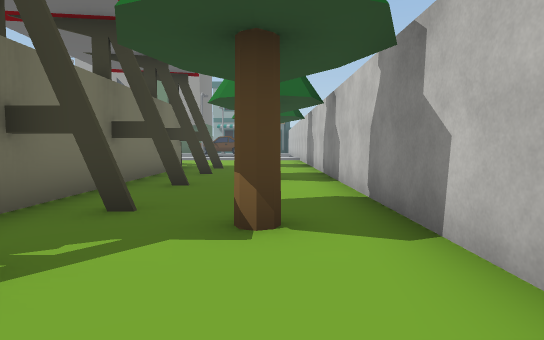
[1] (above)

24 first-person views from a walk through a scene from a Unity 3-D project. The camera is 1.4 m above the floor, tilts 4° down and sees 75° across. The floor is counted in squares, 2 m on a side. Each view is taken from the middle of a square. On the plan, view 1 faces up. The plan holds only what a view shows up to about 11 squares ahead; the rest is blank. The place goes on beyond the plan. Some surface patterns are stand-ins.

[2]
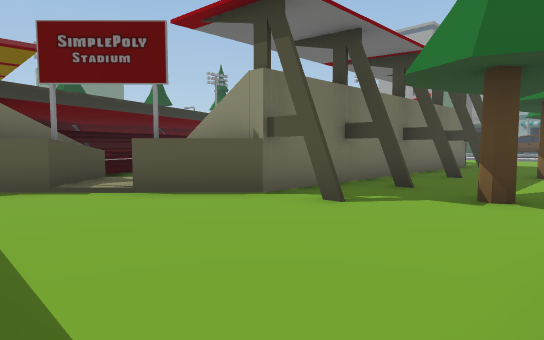

[3]
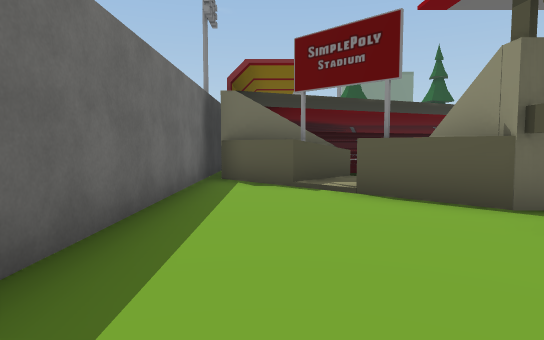

[4]
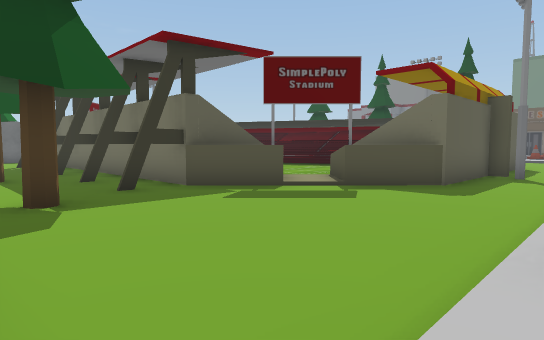

[5]
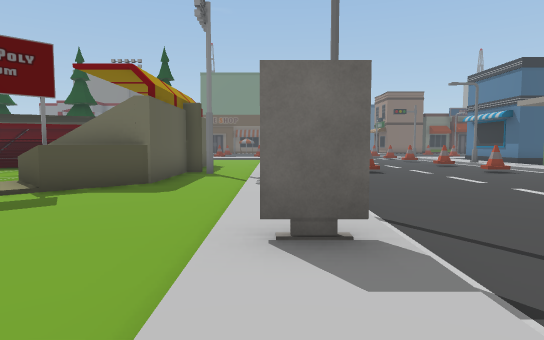

[6]
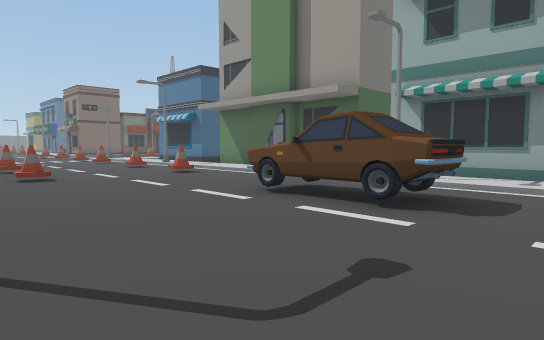

[7]
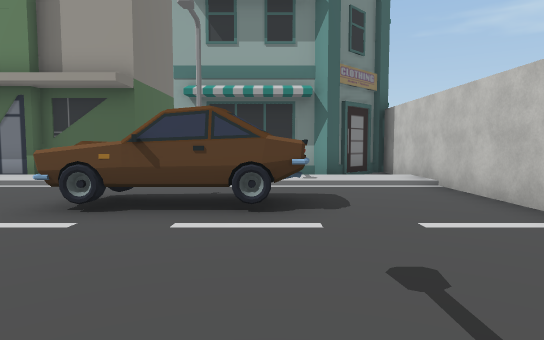

[8]
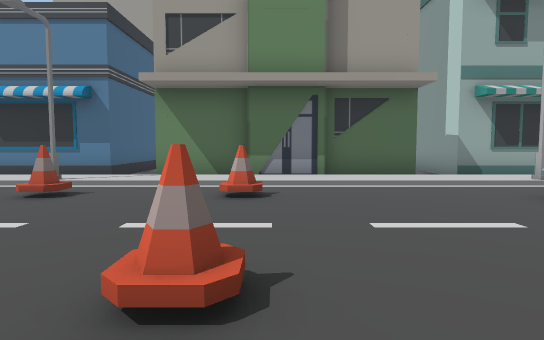

[9]
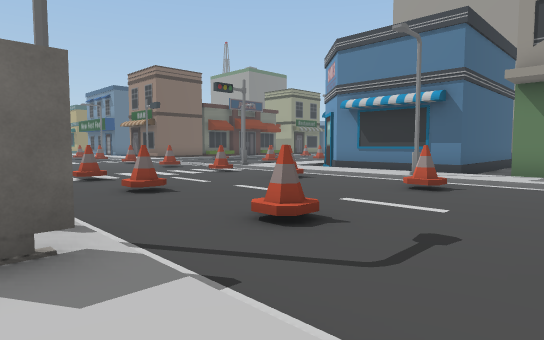

[10]
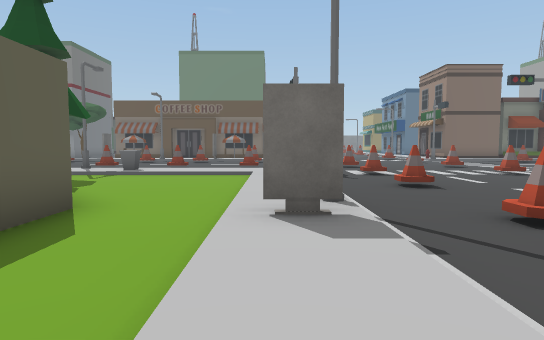

[11]
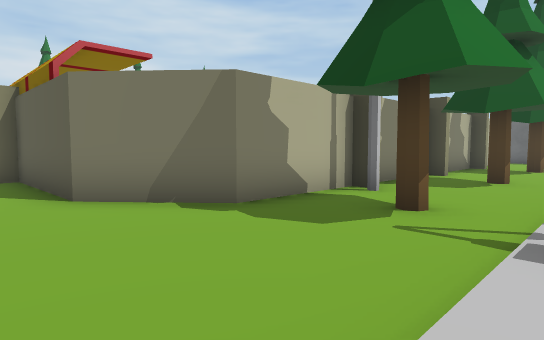

[12]
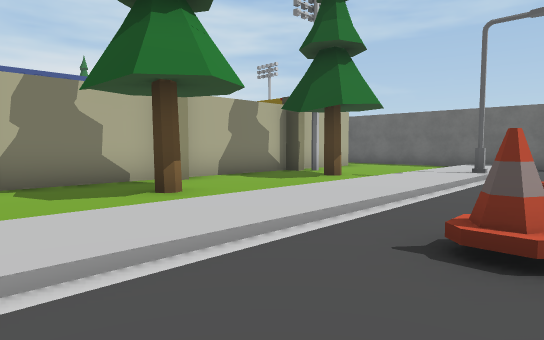

[13]
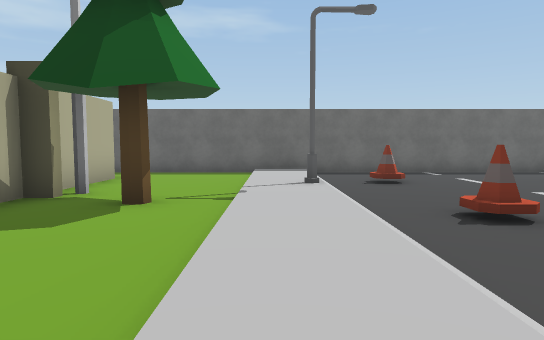

[14]
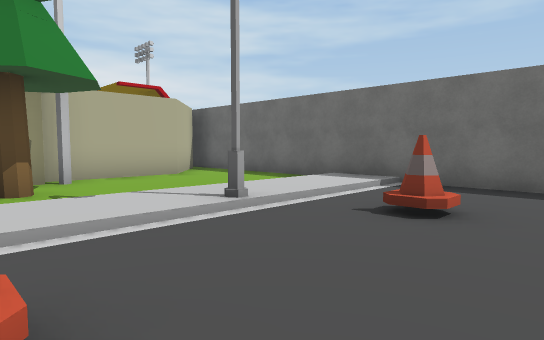

[15]
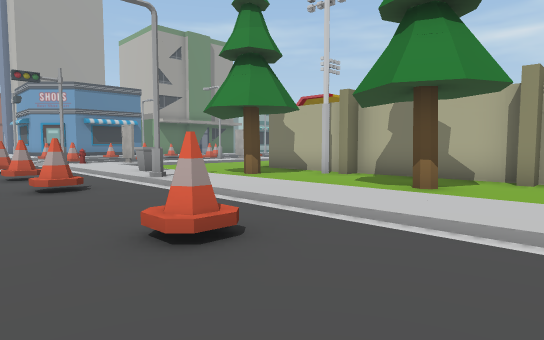

[16]
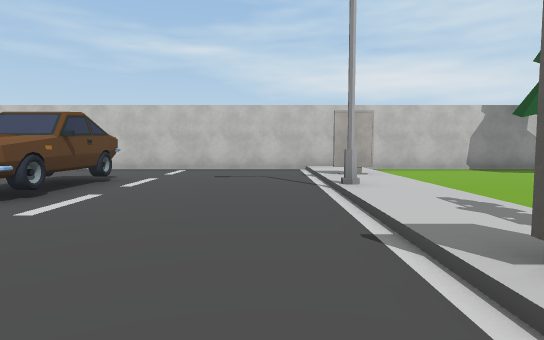

[17]
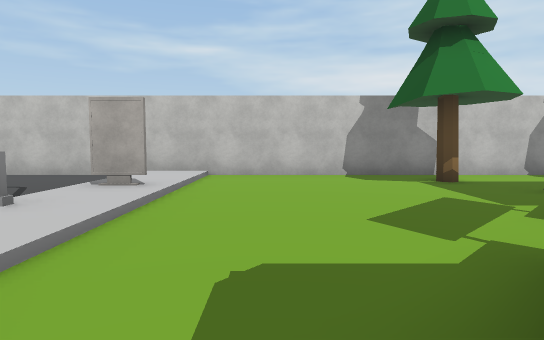

[18]
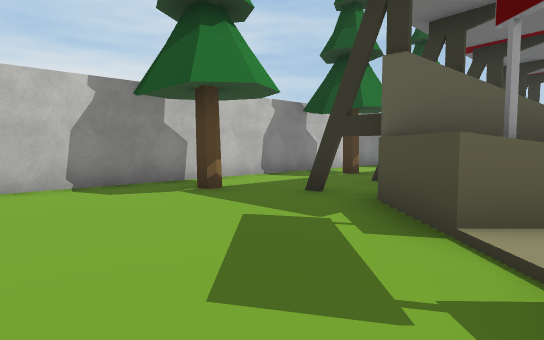

[19]
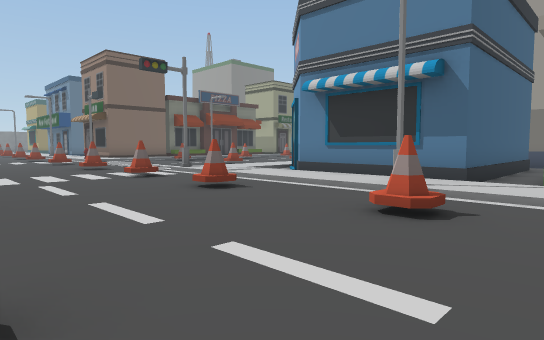

[20]
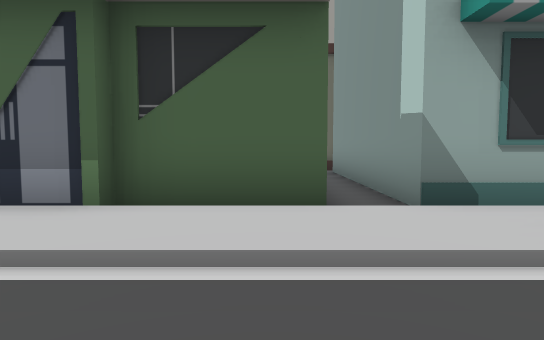

[21]
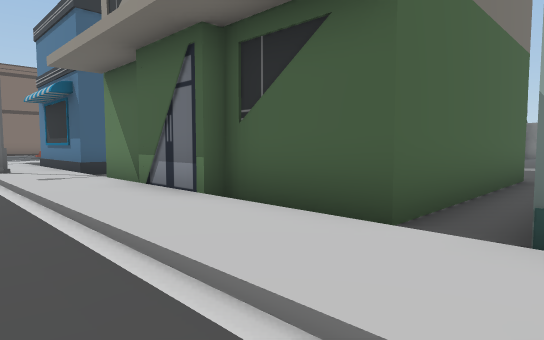

[22]
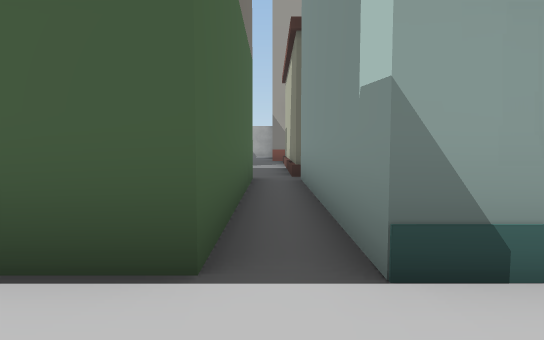

[23]
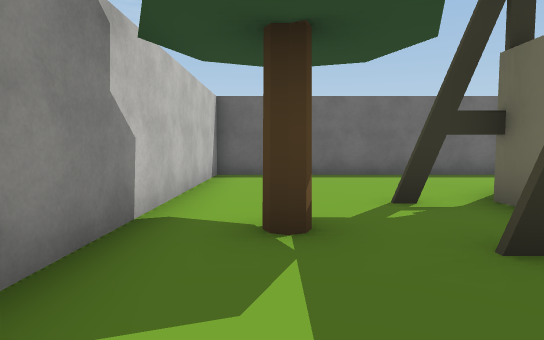

[24]
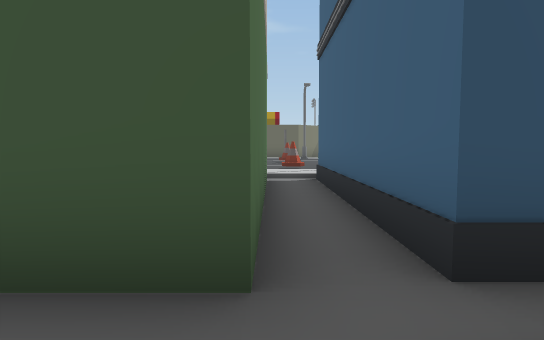

### Floor plan
Key: @ floor where view 1 was taken; # wall or solid block; x gap in a wall; . main floor; : floor 0.25 m higher than the main floor; / step, stairs or slope; = window, fence, low wall or low ledge; ^ raised ledge; T tree; C cone; S streetlight; B billboard; U building; O other object.
Columns run from 23 left of view 1 to 2 right of it. Each row starts with its distance up from view 1.
 34           U.      .U
 33           ...     .U
 32           xUU    U.U
 31           ^U     U.U
 30           ^U     U.U
 29           ^U     U.U    U
 28      #    ^U     U.U   U.#
 27     :.####xUUUUUUU.UUUU  #
 26    /:::::::::::::::::::::#
 25   .#//////S/////////S////#
 24  C..C..C..C../C..........#
 23 ..................OOOO...#
 22 ....................O....#
 21   .......................#
 20    .C..C..C...C..........#
 19     .....................#
 18        ///S/////////S////#
 17    /: ::::B:::::B::::B:::#
 16   C/:....................#
 15  ../:.........#..........#
 14  C//:....#########.......#
 13  ../O...##       ^#......#
 12  ../:.T.#        ^#^...T.#
 11  .CS:...#         ^^##...#
 10  ../:...#           #....#
  9 .../:...#    ^.     ##...#
  8 .../:...#           #....#
  7 .C//:.T.#           #..T.#
  6 .../:...#           ##...#
  5 .../:...#           #....#
  4 ..C/:...#           ##...#
  3 .../:.T.#           #..T.#
  2 .../:...#     ##^ ^###...#
  1 ...S:...#     ##^=^^.....#
  0 .C//:...##      #^:/...@.#
 -1 .../:....##     #^#......#
 -2 .../:.....#     #........#
 -3 ###########     ##########

Positions as (right, up) in squares from view 1, and headings:
1: (0, 0), facing up
2: (1, -2), facing up-left
3: (1, -1), facing left
4: (1, 17), facing down-left
5: (1, 17), facing left
6: (0, 18), facing up-left
7: (-2, 18), facing up
8: (-9, 18), facing up
9: (-10, 17), facing up-left
10: (-9, 17), facing left
11: (-19, 16), facing down-right
12: (-22, 10), facing down-right
13: (-19, 8), facing down
14: (-23, 4), facing down-right
15: (-23, 5), facing up-right
16: (-9, 19), facing right
17: (-7, 15), facing right
18: (-5, 15), facing down-right
19: (-11, 20), facing up-left
20: (-6, 23), facing up
21: (-4, 24), facing up-left
22: (-5, 25), facing up
23: (0, 6), facing down
24: (-12, 34), facing down
